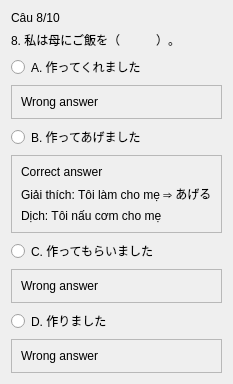
               <widget class="QWidget" name="page_14">
                <layout class="QVBoxLayout" name="verticalLayout_11">
                 <item>
                  <widget class="QLabel" name="label_98">
                   <property name="text">
                    <string>Câu 8/10</string>
                   </property>
                  </widget>
                 </item>
                 <item>
                  <widget class="QLabel" name="label_99">
                   <property name="text">
                    <string>8. 私は母にご飯を（　　　）。</string>
                   </property>
                  </widget>
                 </item>
                 <item>
                  <widget class="QRadioButton" name="radioButton_53">
                   <property name="text">
                    <string>A. 作ってくれました</string>
                   </property>
                  </widget>
                 </item>
                 <item>
                  <widget class="QFrame" name="frame_9">
                   <property name="frameShape">
                    <enum>QFrame::StyledPanel</enum>
                   </property>
                   <property name="frameShadow">
                    <enum>QFrame::Raised</enum>
                   </property>
                   <layout class="QVBoxLayout" name="verticalLayout_12">
                    <item>
                     <widget class="QLabel" name="label_13">
                      <property name="text">
                       <string>Wrong answer</string>
                      </property>
                     </widget>
                    </item>
                   </layout>
                  </widget>
                 </item>
                 <item>
                  <widget class="QRadioButton" name="radioButton_54">
                   <property name="text">
                    <string>B. 作ってあげました</string>
                   </property>
                  </widget>
                 </item>
                 <item>
                  <widget class="QFrame" name="frame_10">
                   <property name="frameShape">
                    <enum>QFrame::StyledPanel</enum>
                   </property>
                   <property name="frameShadow">
                    <enum>QFrame::Raised</enum>
                   </property>
                   <layout class="QVBoxLayout" name="verticalLayout_13">
                    <item>
                     <widget class="QLabel" name="label_17">
                      <property name="text">
                       <string>Correct answer</string>
                      </property>
                     </widget>
                    </item>
                    <item>
                     <widget class="QLabel" name="label_16">
                      <property name="text">
                       <string>Giải thích: Tôi làm cho mẹ ⇒ あげる</string>
                      </property>
                     </widget>
                    </item>
                    <item>
                     <widget class="QLabel" name="label_18">
                      <property name="text">
                       <string>Dịch: Tôi nấu cơm cho mẹ</string>
                      </property>
                     </widget>
                    </item>
                   </layout>
                  </widget>
                 </item>
                 <item>
                  <widget class="QRadioButton" name="radioButton_55">
                   <property name="text">
                    <string>C. 作ってもらいました</string>
                   </property>
                  </widget>
                 </item>
                 <item>
                  <widget class="QFrame" name="frame_11">
                   <property name="frameShape">
                    <enum>QFrame::StyledPanel</enum>
                   </property>
                   <property name="frameShadow">
                    <enum>QFrame::Raised</enum>
                   </property>
                   <layout class="QVBoxLayout" name="verticalLayout_14">
                    <item>
                     <widget class="QLabel" name="label_15">
                      <property name="text">
                       <string>Wrong answer</string>
                      </property>
                     </widget>
                    </item>
                   </layout>
                  </widget>
                 </item>
                 <item>
                  <widget class="QRadioButton" name="radioButton_56">
                   <property name="text">
                    <string>D. 作りました</string>
                   </property>
                  </widget>
                 </item>
                 <item>
                  <widget class="QFrame" name="frame_12">
                   <property name="frameShape">
                    <enum>QFrame::StyledPanel</enum>
                   </property>
                   <property name="frameShadow">
                    <enum>QFrame::Raised</enum>
                   </property>
                   <layout class="QVBoxLayout" name="verticalLayout_15">
                    <item>
                     <widget class="QLabel" name="label_14">
                      <property name="text">
                       <string>Wrong answer</string>
                      </property>
                     </widget>
                    </item>
                   </layout>
                  </widget>
                 </item>
                </layout>
               </widget>
